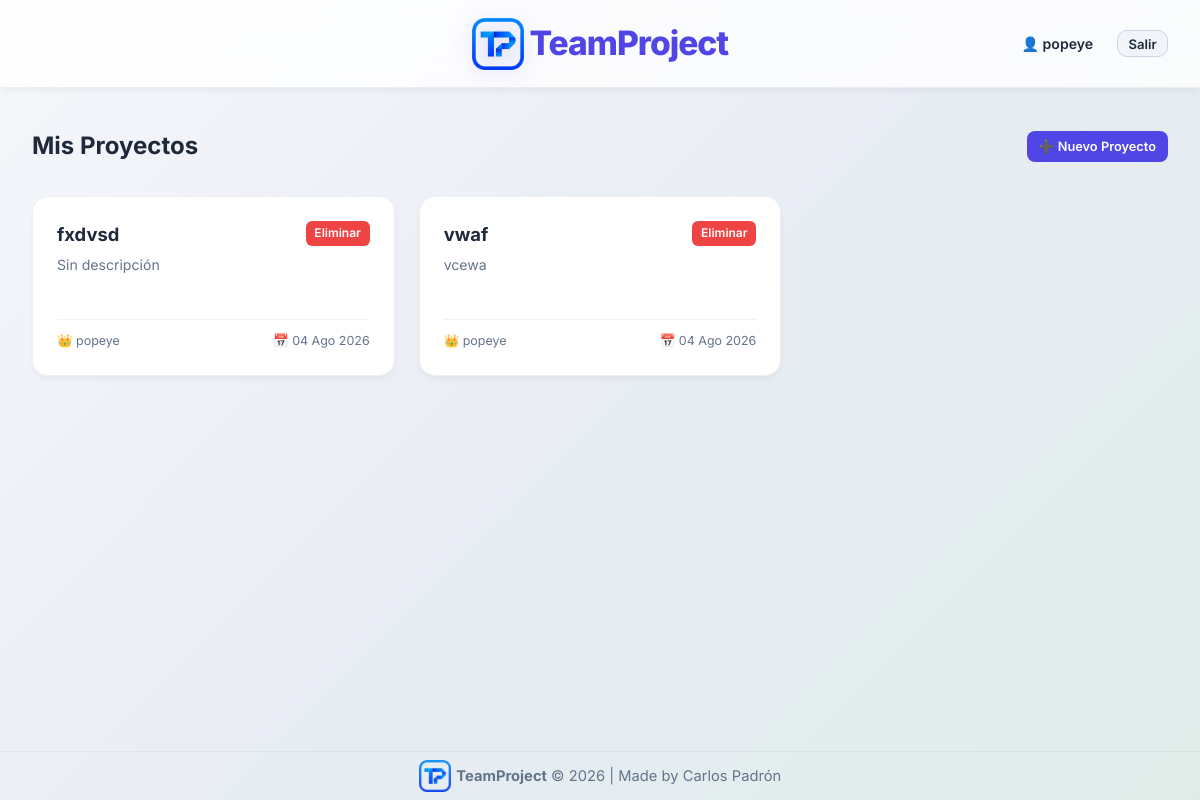
Screenshot of / (signed in) with the database file from the repository.
### projects/models.py (models this page shows, shortened)
class Project(models.Model):
    name = models.CharField(max_length=150, verbose_name="Nombre del Proyecto")
    description = models.TextField(blank=True, verbose_name="Descripción")
    owner = models.ForeignKey(User, on_delete=models.CASCADE, related_name="owned_projects", verbose_name="Propietario")
    created_at = models.DateTimeField(auto_now_add=True, verbose_name="Fecha de Creación")
    class Meta:
        ordering = ['-created_at']

### projects/views.py (the view)
# urls.py: path('', views.project_list_view, name='project_list'),
@login_required
def project_list_view(request):
    projects = Project.objects.filter(
        Q(owner=request.user) | Q(memberships__user=request.user)
    ).distinct()
    return render(request, 'projects/project_list.html', {'projects': projects})

### templates/projects/project_list.html (shortened to what this page needs)
{% extends 'base.html' %}
{% block content %}
<div class="boards-header">
    <h2>Mis Proyectos</h2>
    {% if projects %}
        <a href="{% url 'project_create' %}" class="btn btn-primary btn-sm-new-project">➕ Nuevo Proyecto</a>
    {% endif %}
</div>
<div class="boards-grid">
    {% for project in projects %}
        <div class="board-card" style="position: relative; display: flex; flex-direction: column; justify-content: space-between;">
            <div>
                <div style="display: flex; justify-content: space-between; align-items: flex-start; gap: 0.5rem; margin-bottom: 0.4rem;">
                    <a href="{% url 'project_detail' project.id %}" style="text-decoration: none; color: inherit; flex: 1;">
                        <div class="board-card-title" style="margin-bottom: 0;">{{ project.name }}</div>
                    </a>
                    {% if project.owner == user %}
                        <a href="{% url 'project_delete' project.id %}" class="btn btn-danger" style="padding: 0.2rem 0.55rem; font-size: 0.75rem; border-radius: 6px; flex-shrink: 0;" title="Eliminar proyecto">
                            Eliminar
                        </a>
                    {% endif %}
                </div>
                <a href="{% url 'project_detail' project.id %}" style="text-decoration: none; color: inherit;">
                    <div class="board-card-desc">{{ project.description|default:"Sin descripción" }}</div>
                </a>
            </div>
            <a href="{% url 'project_detail' project.id %}" style="text-decoration: none; color: inherit;">
                <div class="board-card-footer">
                    <span>👑 {{ project.owner.username }}</span>
                    <span>📅 {{ project.created_at|date:"d M Y" }}</span>
                </div>
            </a>
        </div>
    {% endfor %}
</div>
{% endblock %}

### templates/base.html (shortened to what this page needs)
{% load static %}
<!DOCTYPE html>
<html lang="es">
<head>
    <link rel="stylesheet" href="{% static 'css/styles.css' %}?v=2.1">
</head>
<body>
    <nav class="navbar">
        <div class="navbar-center">
            <a href="{% url 'project_list' %}" class="navbar-brand">
                <img src="{% static 'img/logo.png' %}" alt="TeamProject Logo" class="navbar-logo">
                <span>TeamProject</span>
            </a>
        </div>
        <div class="navbar-right">
            {% if user.is_authenticated %}
                <ul class="navbar-nav">
                    <li class="nav-link-user" style="font-weight: 600; color: var(--text-main); font-size: 0.88rem;">👤 {{ user.username }}</li>
                    <li>
                        <form action="{% url 'logout' %}" method="post" style="display: inline;">
                            <button type="submit" class="btn btn-secondary" style="padding: 0.3rem 0.65rem; font-size: 0.82rem;">Salir</button>
                        </form>
                    </li>
                </ul>
            {% endif %}
        </div>
    </nav>
    <main class="main-container">
        {% block content %}{% endblock %}
    </main>
    <footer class="app-footer">
        <div class="footer-content">
            <img src="{% static 'img/logo.png' %}" alt="TeamProject Logo" class="footer-logo">
            <span><strong>TeamProject</strong> &copy; 2026 | Made by Carlos Padrón</span>
        </div>
    </footer>
</body>
</html>

### static/css/styles.css (style rules this page uses)
:root { --bg-gradient: linear-gradient(135deg, #f5f7fb 0%, #e8ecf4 50%, #dfede9 100%); --primary-color: #4f46e5; --primary-hover: #4338ca; --secondary-color: #f1f5f9; --secondary-hover: #e2e8f0; --text-main: #1e293b; --text-muted: #64748b; --card-bg: #ffffff; --card-border: 1px solid rgba(0, 0, 0, 0.06); --border-radius: 16px; --transition: all 0.25s cubic-bezier(0.4, 0, 0.2, 1); --shadow-sm: 0 4px 6px -1px rgba(0, 0, 0, 0.04), 0 2px 4px -1px rgba(0, 0, 0, 0.02); --shadow-md: 0 10px 20px -3px rgba(0, 0, 0, 0.05), 0 4px 6px -2px rgba(0, 0, 0, 0.03); --shadow-lg: 0 20px 25px -5px rgba(0, 0, 0, 0.08), 0 10px 10px -5px rgba(0, 0, 0, 0.04); }
* { box-sizing: border-box; margin: 0; padding: 0; }
body { font-family: 'Inter', sans-serif; background: var(--bg-gradient); color: var(--text-main); min-height: 100vh; display: flex; flex-direction: column; line-height: 1.5; }
.navbar { display: flex; justify-content: space-between; align-items: center; padding: 1.1rem 2rem; background: rgba(255, 255, 255, 0.8); backdrop-filter: blur(12px); -webkit-backdrop-filter: blur(12px); border-bottom: 1px solid rgba(0, 0, 0, 0.06); box-shadow: var(--shadow-sm); }
.navbar-center { flex: 1 1 0%; min-width: 0; display: flex; justify-content: center; text-align: center; }
.navbar-right { flex: 1 1 0%; min-width: 0; display: flex; justify-content: flex-end; }
.navbar-brand { display: flex; align-items: center; gap: 0.35rem; font-size: 2.1rem; font-weight: 800; color: var(--primary-color); text-decoration: none; letter-spacing: -0.03em; transition: var(--transition); }
.navbar-logo { width: 52px; height: 52px; object-fit: contain; filter: drop-shadow(0 4px 10px rgba(79, 70, 229, 0.25)); transition: var(--transition); }
.footer-content { display: flex; align-items: center; justify-content: center; gap: 0.35rem; font-size: 0.92rem; }
.footer-logo { width: 32px; height: 32px; object-fit: contain; opacity: 0.95; }
.navbar-nav { list-style: none; display: flex; align-items: center; gap: 1.5rem; }
.main-container { flex: 1; padding: 2.5rem 2rem; max-width: 1200px; width: 100%; margin: 0 auto; }
.boards-header { display: flex; justify-content: space-between; align-items: center; gap: 1rem; margin-bottom: 2rem; flex-wrap: wrap; }
.btn-sm-new-project { padding: 0.38rem 0.75rem !important; font-size: 0.8rem !important; flex-shrink: 0; white-space: nowrap; border-radius: 8px !important; }
.boards-grid { display: grid; grid-template-columns: repeat(auto-fill, minmax(280px, 1fr)); gap: 1.5rem; }
.board-card { background: var(--card-bg); border: var(--card-border); border-radius: var(--border-radius); padding: 1.5rem; text-decoration: none; color: inherit; display: flex; flex-direction: column; justify-content: space-between; min-height: 180px; box-shadow: var(--shadow-sm); transition: var(--transition); }
.board-card-title { font-size: 1.15rem; font-weight: 700; color: var(--text-main); margin-bottom: 0.4rem; }
.board-card-desc { font-size: 0.88rem; color: var(--text-muted); display: -webkit-box; -webkit-line-clamp: 3; -webkit-box-orient: vertical; overflow: hidden; line-height: 1.45; }
.board-card-footer { display: flex; justify-content: space-between; font-size: 0.78rem; color: var(--text-muted); margin-top: 1.5rem; border-top: 1px solid rgba(0, 0, 0, 0.05); padding-top: 0.75rem; }
.btn { display: inline-flex; align-items: center; justify-content: center; padding: 0.55rem 1.15rem; border-radius: 10px; font-size: 0.88rem; font-weight: 600; text-decoration: none; border: none; cursor: pointer; transition: var(--transition); font-family: inherit; }
.btn-primary { background: var(--primary-color); color: #ffffff; }
.btn-secondary { background: var(--secondary-color); color: var(--text-main); border: 1px solid #cbd5e1; }
.btn-danger { background: #ef4444; color: #ffffff; }
.app-footer { text-align: center; padding: 0.5rem 1rem; font-size: 0.82rem; color: var(--text-muted); border-top: 1px solid rgba(0, 0, 0, 0.05); margin-top: auto; }

### rows the page displays
Project: name "fxdvsd", shows "Eliminar", description "Sin descripción", owner.username "popeye", created_at "04 Ago 2026"
Project: name "vwaf", shows "Eliminar", description "vcewa", owner.username "popeye", created_at "04 Ago 2026"

### other values shown
{{ user.username }} "popeye"
